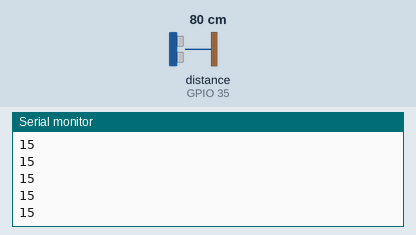
The sketch below on a simulated ESP32. On the bench: the last lines printed to the serial monitor. Wiring (inferred from the names in the program): ultrasonic range finder: trigger GPIO 32; echo GPIO 35. The inputs (shaded band) are chosen by the test bench; at power-on: distance to the obstacle (sensor on GPIO 35) 80 cm. The echo pulse lasts 58.3 µs per cm.

Above: at 1.2 s.
1.3 s: distance to the obstacle (sensor on GPIO 35) set to 2 cm
At 1.8 s:
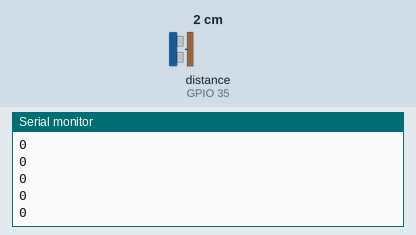
2.8 s: distance to the obstacle (sensor on GPIO 35) set to 9 cm
At 3.8 s:
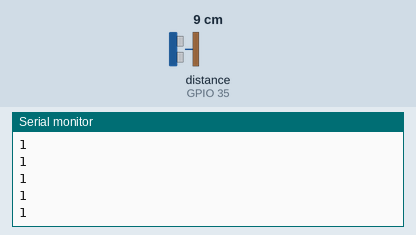
Timing chart, 0 to 5.6 s (numbered marks = the images above; inputs shaded):
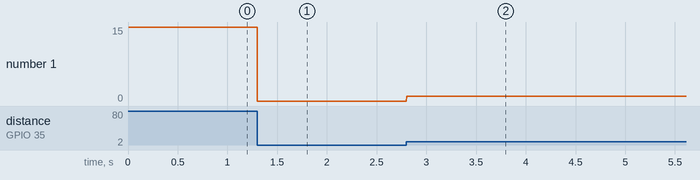

The sketch:

flappy-bird.ino
```cpp
int trig = 32;
int echo = 35;

int readings[5]; // array of readings
int currentIndex = 0; // index of the current reading
int total = 0;
int average = 0;

void setup() {
    pinMode(trig, OUTPUT);
    pinMode(echo, INPUT);
    Serial.begin(115200);
    for (int i = 0; i < 5; i++) {
      readings[i] = 0; // initialize all readings to 0
    }
}

void loop() {
    // subtract the last reading
    total = total - readings[currentIndex];
    // read distance from the sensor
    readings[currentIndex] = readDistance();
    total = total + readings[currentIndex];
    if (currentIndex >= 5) {
      currentIndex = 0;
    }
    average = total / 5;
    Serial.println(average);
    delay(1);
}

int readDistance() {
    long unsigned duration = 0;
    int distance = 0;

    digitalWrite(trig, LOW);
    delayMicroseconds(5);
    digitalWrite(trig, HIGH);
    delayMicroseconds(20);
    digitalWrite(trig, LOW);

    duration = pulseIn(echo, HIGH);
    distance = (duration * 0.034)/2;
    return distance;
}
```

Measured:
- after the input at 1.3 s, the serial monitor: prints a new line at once (image 1)
- after the input at 2.8 s, the serial monitor: prints a new line at once (image 2)
- plotted number 1: 15 → 0 after the input at 1.3 s, 0 → 1 after the input at 2.8 s
